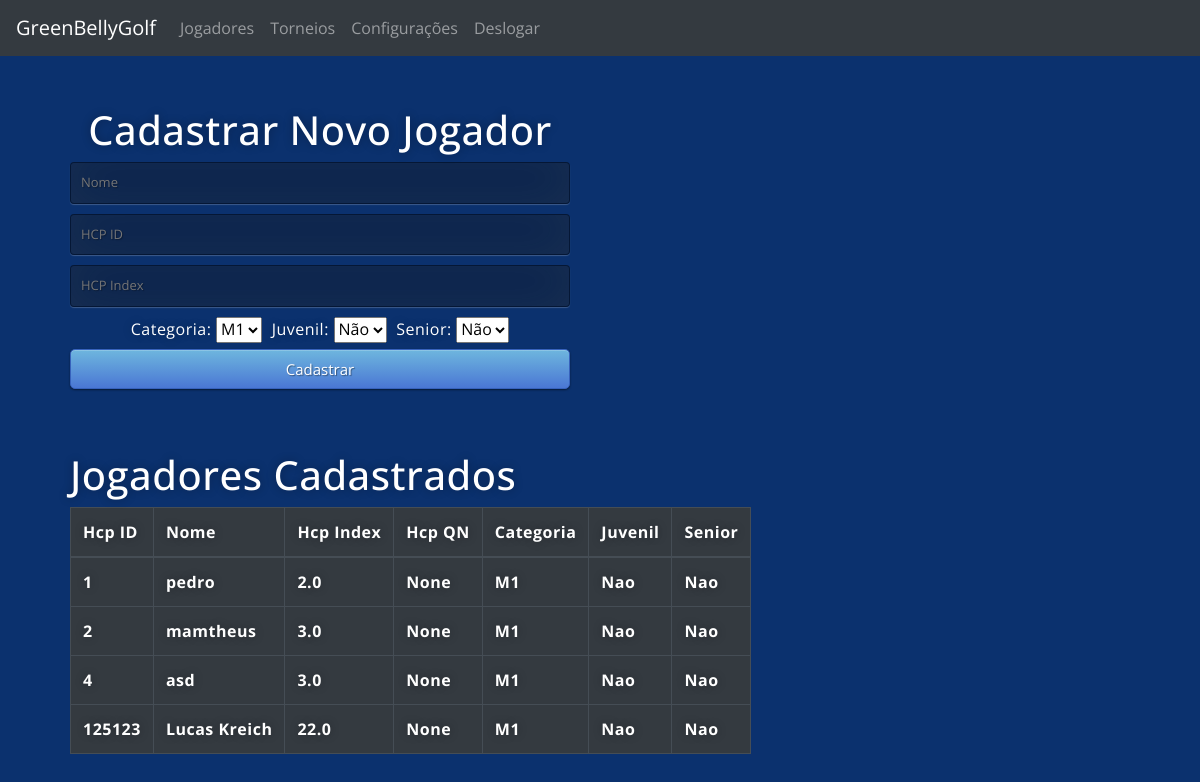
Screenshot of /jogadores (signed in) with the database file from the repository.
### main.py (models this page shows)
class Player(db.Model):
    id = db.Column(db.Integer, primary_key=True)
    name = db.Column(db.String(1000))
    email = db.Column(db.String(100))
    hcp_id = db.Column(db.Integer, unique=True)
    hcp_index = db.Column(db.Float)
    hcp_qn = db.Column(db.Float)
    pt_ranking = db.Column(db.Float)
    cat = db.Column(db.String(10))
    juv = db.Column(db.String(10))
    senior = db.Column(db.String(10))

### main.py (the view, shortened to what this page needs)
@app.route('/jogadores', methods=["GET", "POST"])
@login_required
def jogadores():
    rows = Player.query.all()
    return render_template('jogadores.html',
                           title='Players',
                           rows=rows, name=current_user.name, logged_in=True)

### main.py (called while the page is built)
@login_manager.user_loader
def load_user(user_id):
    return User.query.get(int(user_id))

### templates/jogadores.html (shortened to what this page needs)
{% extends "base.html" %}
{% block content %}
<div class="box_left ">
    <h1>Cadastrar Novo Jogador</h1>
    <form action="{{ url_for('jogadores') }}" method="post">
        <input type="text" name="name" placeholder="Nome" required="required" />
        <input type="number" name="hcp_id" placeholder="HCP ID" required="required" />
        <input type="float" name="hcp_index" placeholder="HCP Index" required="required" />
        <label for="cat">Categoria:</label>
        <select id="cat" name="cat" placeholder="Categoria">
            <option value="M1">M1</option>
        </select>
        <label style="padding-left: 5px" for="juv"> Juvenil:</label>
        <select id="juv" name="juv" placeholder="Juvenil">
            <option value="Nao">Não</option>
        </select>
        <label style="padding-left: 5px" for="senior"> Senior:</label>
        <select id="senior" name="senior" placeholder="S">
            <option value="Nao">Não</option>
        </select>
        <button type="submit" class="btn btn-primary btn-block btn-large">Cadastrar</button>
    </form>
</div>
<div class="jog_cad">
    <h1 style="padding-top:50px">Jogadores Cadastrados</h1>
    <table class="table table-dark table-bordered ">
        <thead class="thead-dark">
            <tr>
                <th scope="col">Hcp ID</th>
                <th scope="col">Nome</th>
                <th scope="col">Hcp Index</th>
                <th scope="col">Hcp QN</th>
                <th scope="col">Categoria</th>
                <th scope="col">Juvenil</th>
                <th scope="col">Senior</th>
            </tr>
        </thead>
        <tbody>
            {% for row in rows %}
            <tr>
                <th scope="row">{{row.hcp_id}}</th>
                <th scope="row">{{row.name}}</th>
                <th scope="row">{{row.hcp_index}}</th>
                <th scope="row">{{row.hcp_qn}}</th>
                <th scope="row">{{row.cat}}</th>
                <th scope="row">{{row.juv}}</th>
                <th scope="row">{{row.senior}}</th>
            </tr>
            {% endfor %}
        </tbody>
    </table>
</div>
{% endblock %}

### templates/base.html (shortened to what this page needs)
<!DOCTYPE html>
<html>
<head>
  <link rel="stylesheet" href="https://stackpath.bootstrapcdn.com/bootstrap/4.5.2/css/bootstrap.min.css">
  <link rel="stylesheet" href="{{ url_for('static', filename='css/styles.css')}}">
</head>
<body>
  <nav class="navbar navbar-expand-lg navbar-dark bg-dark">
    {% if logged_in: %}
    <a class="navbar-brand" href="/clube">GreenBellyGolf</a>
    {% endif %}
    <div class="collapse navbar-collapse" id="navbarSupportedContent">
      <ul class="navbar-nav mr-auto">
        {% if logged_in: %}
        <li class="nav-item">
          <a class="nav-link" href="{{ url_for('jogadores') }}">Jogadores</a>
        <li class="nav-item">
          <a class="nav-link" href="{{ url_for('torneio') }}">Torneios</a>
        <li class="nav-item">
          <a class="nav-link" href="{{ url_for('login') }}">Configurações</a>
        <li class="nav-item">
          <a class="nav-link" href="{{ url_for('logout') }}">Deslogar</a>
          {% endif %}
        </li>
      </ul>
    </div>
  </nav>
  {% block content %}
  {% endblock %}
</body>
</html>

### static/css/styles.css (style rules this page uses)
.btn { display: inline-block; *display: inline; *zoom: 1; padding: 10px 10px 10px; margin-bottom: 0; font-size: 13px; line-height: 18px; color: #333333; text-align: center; text-shadow: 0 1px 1px rgba(255, 255, 255, 0.75); vertical-align: middle; background-color: #f5f5f5; background-image: -moz-linear-gradient(top, #ffffff, #e6e6e6); background-image: -ms-linear-gradient(top, #ffffff, #e6e6e6); background-image: -webkit-gradient(linear, 0 0, 0 100%, from(#ffffff), to(#e6e6e6)); background-image: -webkit-linear-gradient(top, #ffffff, #e6e6e6); background-image: -o-linear-gradient(top, #ffffff, #e6e6e6); background-image: linear-gradient(top, #ffffff, #e6e6e6); background-repeat: repeat-x; filter: progid:dximagetransform.microsoft.gradient(startColorstr=#ffffff, endColorstr=#e6e6e6, GradientType=0); border-color: #e6e6e6 #e6e6e6 #e6e6e6; border-color: rgba(0, 0, 0, 0.1) rgba(0, 0, 0, 0.1) rgba(0, 0, 0, 0.25); border: 1px solid #e6e6e6; -webkit-border-radius: 4px; -moz-border-radius: 4px; border-radius: 4px; -webkit-box-shadow: inset 0 1px 0 rgba(255, 255, 255, 0.2), 0 1px 2px rgba(0, 0, 0, 0.05); -moz-box-shadow: inset 0 1px 0 rgba(255, 255, 255, 0.2), 0 1px 2px rgba(0, 0, 0, 0.05); box-shadow: inset 0 1px 0 rgba(255, 255, 255, 0.2), 0 1px 2px rgba(0, 0, 0, 0.05); cursor: pointer; *margin-left: .3em; }
.btn-large { padding: 9px 14px; font-size: 15px; line-height: normal; -webkit-border-radius: 5px; -moz-border-radius: 5px; border-radius: 5px; }
.btn-primary, .btn-primary:hover { text-shadow: 0 -1px 0 rgba(0, 0, 0, 0.25); color: #ffffff; }
.btn-primary { background-color: #4a77d4; background-image: -moz-linear-gradient(top, #6eb6de, #4a77d4); background-image: -ms-linear-gradient(top, #6eb6de, #4a77d4); background-image: -webkit-gradient(linear, 0 0, 0 100%, from(#6eb6de), to(#4a77d4)); background-image: -webkit-linear-gradient(top, #6eb6de, #4a77d4); background-image: -o-linear-gradient(top, #6eb6de, #4a77d4); background-image: linear-gradient(top, #6eb6de, #4a77d4); background-repeat: repeat-x; filter: progid:dximagetransform.microsoft.gradient(startColorstr=#6eb6de, endColorstr=#4a77d4, GradientType=0); border: 1px solid #3762bc; text-shadow: 1px 1px 1px rgba(0, 0, 0, 0.4); box-shadow: inset 0 1px 0 rgba(255, 255, 255, 0.2), 0 1px 2px rgba(0, 0, 0, 0.5); }
.btn-block { width: 100%; display: block; margin-bottom: 20px; }
* { -webkit-box-sizing: border-box; -moz-box-sizing: border-box; -ms-box-sizing: border-box; -o-box-sizing: border-box; box-sizing: border-box; }
html { height: 100%; margin: auto; }
body { margin: auto; height: 100%; font-family: 'Open Sans', sans-serif; background: #0b316e; }
a { text-decoration: none; text-align: center; }
input { width: 100%; margin-bottom: 10px; background: rgba(0, 0, 0, 0.3); border: none; outline: none; padding: 10px; font-size: 13px; color: #fff; text-shadow: 1px 1px 1px rgba(0, 0, 0, 0.3); border: 1px solid rgba(0, 0, 0, 0.3); border-radius: 4px; box-shadow: inset 0 -5px 45px rgba(100, 100, 100, 0.2), 0 1px 1px rgba(255, 255, 255, 0.2); -webkit-transition: box-shadow .5s ease; -moz-transition: box-shadow .5s ease; -o-transition: box-shadow .5s ease; -ms-transition: box-shadow .5s ease; transition: box-shadow .5s ease; }
.box_left { position: relative; top: 5%; left: 5%; margin: 10px 0 0 10px; width: 500px; height: 300px; color: #fff; text-shadow: 0 0 10px rgba(0, 0, 0, 0.3); letter-spacing: 0.5px; text-align: center; }
.jog_cad { position: relative; left: 5%; margin: 35px 0 0 10px; width: fit-content; height: 300px; color: #fff; text-shadow: 0 0 10px rgba(0, 0, 0, 0.3); letter-spacing: 0.5px; text-align: left; }

### rows the page displays
Player: hcp_id "1", name "pedro", hcp_index "2.0", hcp_qn "None", cat "M1", juv "Nao", senior "Nao"
Player: hcp_id "2", name "mamtheus", hcp_index "3.0", hcp_qn "None", cat "M1", juv "Nao", senior "Nao"
Player: hcp_id "4", name "asd", hcp_index "3.0", hcp_qn "None", cat "M1", juv "Nao", senior "Nao"
Player: hcp_id "125123", name "Lucas Kreich", hcp_index "22.0", hcp_qn "None", cat "M1", juv "Nao", senior "Nao"
